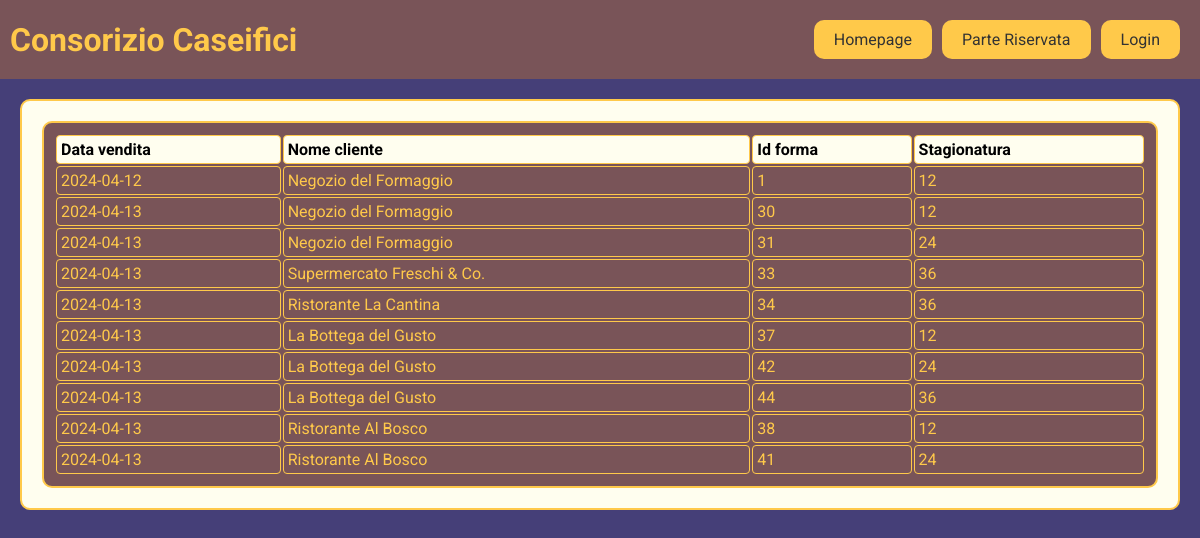
The app's page /caseifici/gestioneVendite.php (signed in), older data.
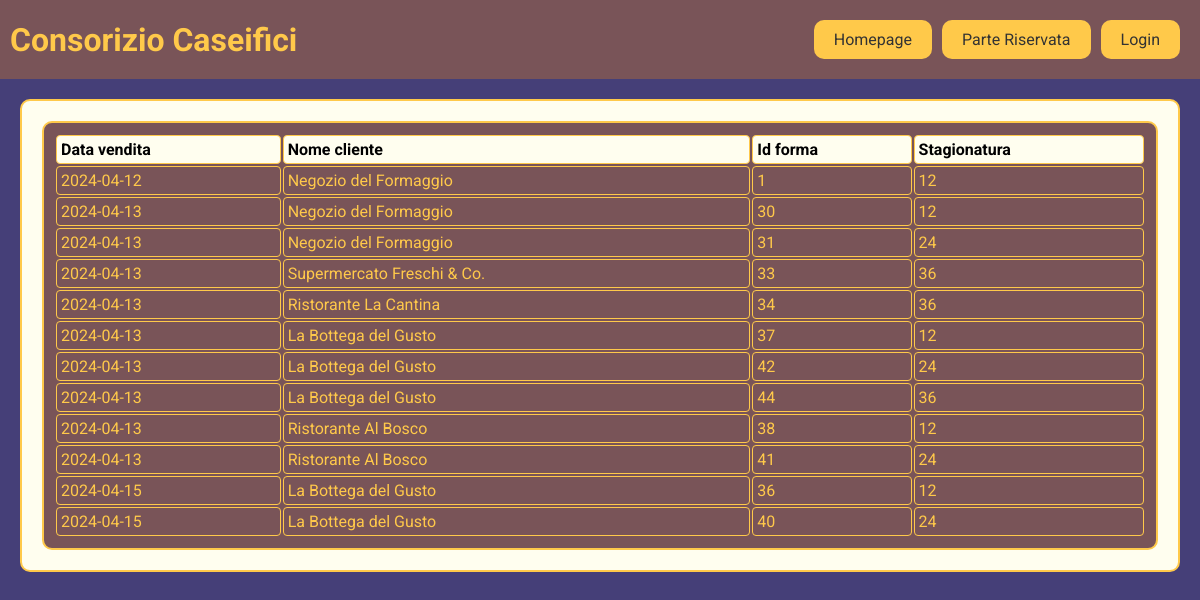
The same page, newer data.
### tables this page shows
CREATE TABLE `vendite` (
  `ven_Id` int(10) NOT NULL,
  `ven_Data` date NOT NULL,
  `ven_for_Id` int(10) NOT NULL,
  `ven_cli_Id` int(3) NOT NULL
);

CREATE TABLE `forme` (
  `for_Id` int(10) NOT NULL,
  `for_DataProduzione` date NOT NULL,
  `for_Venduta` tinyint(1) NOT NULL,
  `for_Progressivo` int(5) NOT NULL,
  `for_Stagionatura` varchar(8) NOT NULL,
  `for_Scelta` tinyint(1) NOT NULL,
  `for_cas_Id` int(4) NOT NULL
);

### caseifici/gestioneVendite.php (the view, shortened to what this page needs)
<?php
    include "connection.php";
    $caseificio_id=$_SESSION['codiceCaseificio'];
?>
<head>
</head>
<body>
    <div class="header">
        <h1>Consorizio Caseifici</h1>
        <div class="button-containers">
        <a class="button" href="index.php">Homepage</a>
        <?php
                if(isset($_SESSION['codiceCaseificio'])){
                    echo'<a class="button" href="menuparteRiservata.php">Parte Riservata</a>';
                }
            ?>
            <a class="button" href="login.php">Login</a>
        </div>
    </div>
    <div class="container">
        <div class="divsotto">
            <table id="my-table">
                <thead>
                    <tr>
                        <th>Data vendita</th>
                        <th>Nome cliente</th>
                        <th>Id forma</th>
                        <th>Stagionatura</th>
                    </tr>
                </thead>
                <tbody>
                    <?php
                       $query = "SELECT v.*, f.for_Stagionatura
                       FROM vendite v
                       JOIN forme f ON v.ven_for_Id = f.for_Id
                       WHERE f.for_cas_Id = ".$caseificio_id;
                       $result = $conn->query($query);
                       $query2 = "SELECT cli_Id, cli_Nome FROM clienti";
                        $result2 = $conn->query($query2);
                        $clienteArray = array();
                        if ($result2->num_rows > 0) {
                            while ($row = $result2->fetch_assoc()) {
                                $clienteArray[$row['cli_Id']] = $row['cli_Nome'];
                            }
                        }
                        $query3 = "SELECT for_Id, for_Stagionatura FROM forme WHERE for_cas_Id=".$caseificio_id;
                        $result3 = $conn->query($query3);
                        $formeArray = array();
                        if ($result3->num_rows > 0) {
                            while ($row = $result3->fetch_assoc()) {
                                $formeArray[$row['for_Id']] = $row['for_Stagionatura'];
                            }
                        }
                        if ($result->num_rows > 0) {
                            while ($row = $result->fetch_assoc()) {
                                foreach($row as $key => $val ){
                                    if($key=='ven_Data'){
                                        $data=$val;
                                    }else if($key=='ven_cli_Id'){
                                        $idCliente=$val;
                                    }else if($key=='ven_for_Id'){
                                        $stag=$val;
                                    }
                                }
                                echo '<tr>';
                                echo "<td>".$data."</td>";
                                echo "<td>".$clienteArray[$idCliente]."</td>";
                                echo "<td>".$stag."</td>";
                                echo "<td>".$formeArray[$stag]."</td>";
                                echo '</tr>';
                            }
                        }
                    ?>
                </tbody>
            </table>
        </div>
    </div>
</body>
</html>

Row changes from the older to the newer data that the page shows:
added vendite: ven_Data "2024-04-15", ven_cli_Id "La Bottega del Gusto", ven_for_Id "36", ven_for_Id "12"
added vendite: ven_Data "2024-04-15", ven_cli_Id "La Bottega del Gusto", ven_for_Id "40", ven_for_Id "24"
